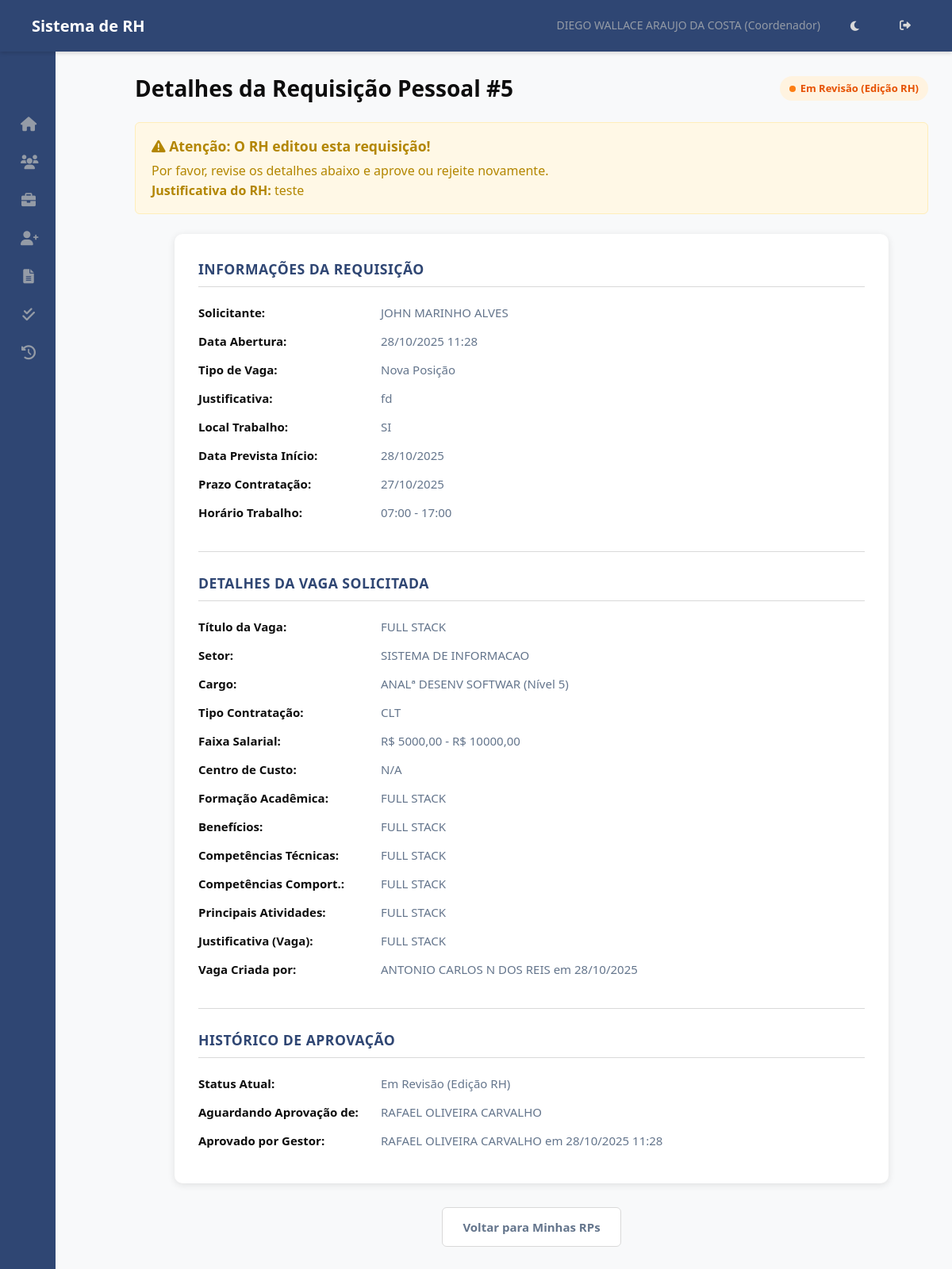
The app's page /rp/5/ (signed in), older data.
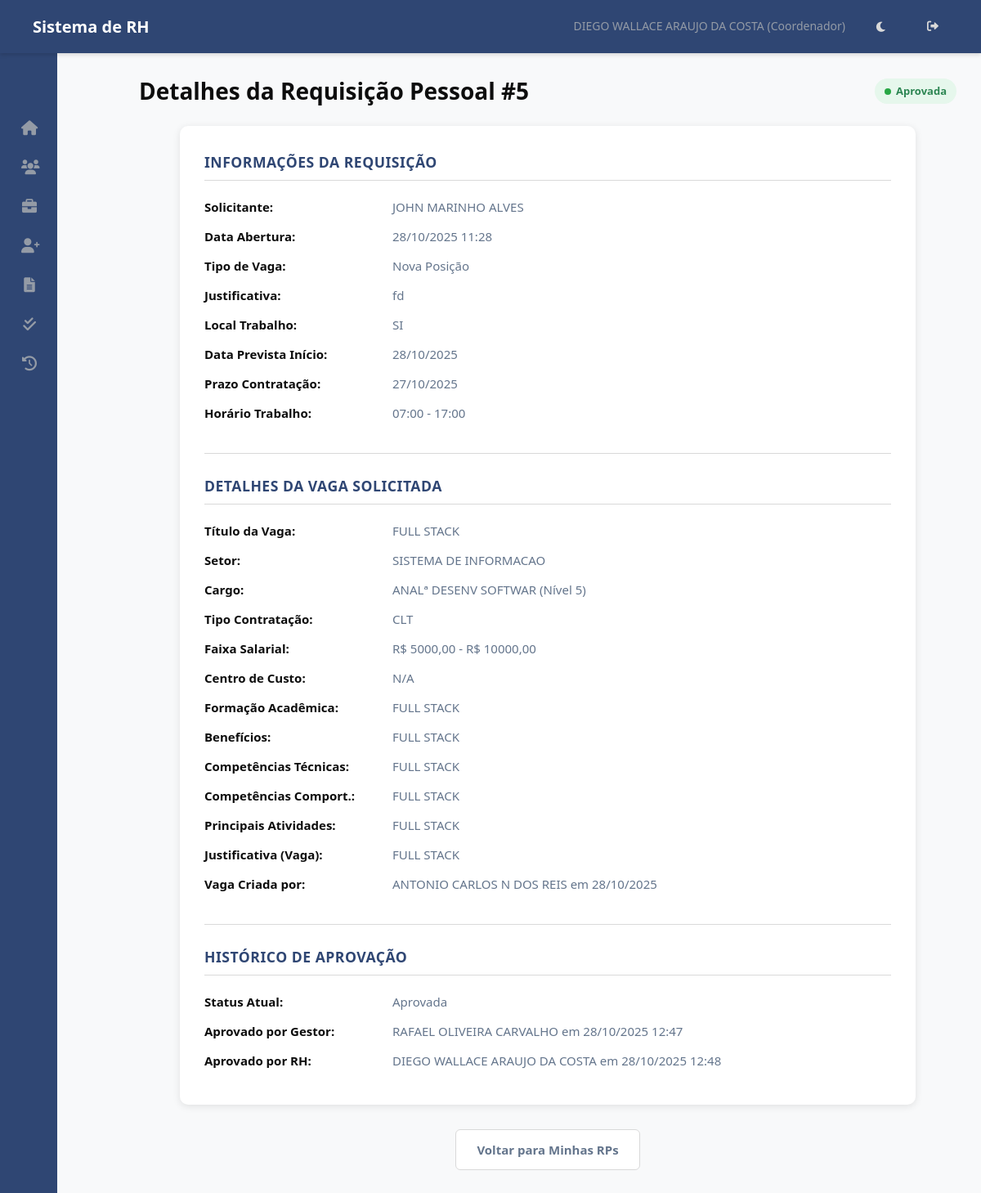
The same page, newer data.
### hierarquia/models.py (models this page shows, shortened)
class RequisicaoPessoal(models.Model):
    STATUS_RP_CHOICES = [
        ('pendente_gestor', 'Pendente Gestor/Coordenador'),
        ('pendente_rh', 'Pendente RH'),
        ('em_revisao_gestor', 'Em Revisão (Edição RH)'), # Novo status para o "vai-e-volta"
        ('aprovada', 'Aprovada'),
        ('rejeitada', 'Rejeitada'),
        ('cancelada', 'Cancelada'), # Mantido
    ]
    TIPO_VAGA_CHOICES = [
        ('nova', 'Nova Posição'),
        ('substituicao', 'Substituição'),
    ]
    MOTIVO_SUBSTITUICAO_CHOICES = [
        ('demissao', 'Demissão'),
        ('promocao', 'Promoção'),
        ('transferencia', 'Transferência'),
        ('aposentadoria', 'Aposentadoria'),
        ('termino_contrato', 'Término de Contrato'),
        ('outro', 'Outro'),
    ]
    vaga = models.ForeignKey(Vaga, on_delete=models.CASCADE, related_name='requisicoes', verbose_name="Vaga Solicitada")
    solicitante = models.ForeignKey(Funcionario, on_delete=models.PROTECT, related_name='rps_solicitadas', verbose_name="Solicitante")
    criado_em = models.DateTimeField(auto_now_add=True, verbose_name="Data de Abertura")
    atualizado_em = models.DateTimeField(auto_now=True)
    tipo_vaga = models.CharField(max_length=20, choices=TIPO_VAGA_CHOICES, default='nova', verbose_name="Tipo de Vaga")
    nome_substituido = models.CharField(max_length=200, blank=True, null=True, verbose_name="Nome do Substituído", help_text="Preencher se for Substituição.")
    motivo_substituicao = models.CharField(max_length=30, choices=MOTIVO_SUBSTITUICAO_CHOICES, blank=True, null=True, verbose_name="Motivo da Substituição")
    local_trabalho = models.CharField(max_length=200, blank=True, verbose_name="Local de Trabalho")
    data_prevista_inicio = models.DateField(null=True, blank=True, verbose_name="Data Prevista para Início")
    prazo_contratacao = models.DateField(null=True, blank=True, verbose_name="Prazo Limite para Contratação")
    horario_trabalho = models.CharField(max_length=100, blank=True, verbose_name="Horário de Trabalho")
    justificativa_rp = models.TextField(verbose_name="Justificativa da Contratação", help_text="Descreva a necessidade desta contratação.")
    status = models.CharField(max_length=30, choices=STATUS_RP_CHOICES, verbose_name="Status da Requisição") # Default será definido no save()
    aprovador_atual = models.ForeignKey(Funcionario, on_delete=models.SET_NULL, null=True, blank=True, related_name='rps_para_aprovar', verbose_name="Próximo Aprovador")
    justificativa_edicao_rh = models.TextField(blank=True, null=True, help_text="Justificativa da edição feita pelo RH para o gestor revisar.")
    observacao_rejeicao = models.TextField(blank=True, null=True, help_text="Motivo da rejeição final.")
    aprovado_por_gestor = models.ForeignKey(Funcionario, on_delete=models.SET_NULL, null=True, blank=True, related_name='+')
    data_aprovacao_gestor = models.DateTimeField(null=True, blank=True)
    aprovado_por_rh = models.ForeignKey(Funcionario, on_delete=models.SET_NULL, null=True, blank=True, related_name='+')
    data_aprovacao_rh = models.DateTimeField(null=True, blank=True)
    rejeitado_por = models.ForeignKey(Funcionario, on_delete=models.SET_NULL, null=True, blank=True, related_name='+')
    data_rejeicao = models.DateTimeField(null=True, blank=True)
    def save(self, *args, **kwargs):
        is_new = self._state.adding
        if is_new and not self.status: # Define SÓ se for novo e o status não estiver definido
            self.set_initial_approver()
        super().save(*args, **kwargs)
    class Meta:
        verbose_name = "Requisição Pessoal"
        verbose_name_plural = "Requisições Pessoais"
        ordering = ['-criado_em']

class Funcionario(models.Model):
    usuario = models.OneToOneField(User, on_delete=models.SET_NULL, null=True, blank=True, related_name='funcionario')
    nome = models.CharField(max_length=255)
    data_nascimento = models.DateField(blank=True, null=True)
    cpf = models.CharField(max_length=14, unique=True, validators=[cpf_validator])
    data_admissao = models.DateField()
    cargo = models.ForeignKey(Cargo, on_delete=models.PROTECT, related_name='funcionarios')
    setor_primario = models.ForeignKey(
        Setor,
        on_delete=models.PROTECT, # Protege contra exclusão de setor com funcionários
        related_name='funcionarios_primarios', # Nome para acesso reverso
        verbose_name='Setor Principal',
        null=True, # TEMPORARIAMENTE True para facilitar migração inicial, depois pode ser False
        blank=True # TEMPORARIAMENTE True
    )
    setores_responsaveis = models.ManyToManyField(
        Setor,
        related_name='responsaveis', # Permite Setor.responsaveis.all()
        blank=True, # Muitos funcionários não serão responsáveis por nenhum setor
        verbose_name='Setores Responsáveis'
    )
    centro_servico = models.ForeignKey(CentroServico, on_delete=models.SET_NULL, null=True, blank=True, related_name='funcionarios')
    ativo = models.BooleanField(default=True)
    criado_em = models.DateTimeField(auto_now_add=True)
    atualizado_em = models.DateTimeField(auto_now=True)
    class Meta:
        ordering = ['nome']
        verbose_name = 'Funcionário'
        verbose_name_plural = 'Funcionários'

class Vaga(models.Model):
    STATUS_CHOICES = [
        ('aberta', 'Aberta'),
        ('em_processo', 'Em Processo de Seleção'),
        ('congelada', 'Congelada'),
        ('fechada', 'Fechada'),
    ]
    TIPO_CONTRATACAO_CHOICES = [
        ('clt', 'CLT'),
        ('pj', 'PJ'),
        ('estagio', 'Estágio'),
        ('temporario', 'Temporário'),
        ('terceiro', 'Terceiro'),
    ]
    titulo = models.CharField(max_length=200, verbose_name="Título da Vaga/Cargo")
    setor = models.ForeignKey(Setor, on_delete=models.PROTECT, related_name='vagas', verbose_name="Setor da Vaga")
    cargo = models.ForeignKey(Cargo, on_delete=models.PROTECT, related_name='vagas', verbose_name="Cargo da Vaga")
    centro_custo = models.CharField(max_length=100, blank=True, verbose_name="Centro de Custo") # Adicionado
    tipo_contratacao = models.CharField(max_length=20, choices=TIPO_CONTRATACAO_CHOICES, default='clt', verbose_name="Tipo de Contratação")
    faixa_salarial_inicial = models.DecimalField(max_digits=10, decimal_places=2, null=True, blank=True, verbose_name="Faixa Salarial (Início)")
    faixa_salarial_final = models.DecimalField(max_digits=10, decimal_places=2, null=True, blank=True, verbose_name="Faixa Salarial (Fim)")
    requisitos_tecnicos = models.TextField(blank=True, verbose_name="Competências Técnicas")
    requisitos_comportamentais = models.TextField(blank=True, verbose_name="Competências Comportamentais")
    principais_atividades = models.TextField(blank=True, verbose_name="Principais Responsabilidades/Atividades")
    formacao_academica = models.TextField(blank=True, verbose_name="Formação Acadêmica") # Adicionado
    beneficios = models.TextField(blank=True, verbose_name="Benefícios") # Adicionado
    justificativa = models.TextField(verbose_name="Justificativa da Vaga (RH/DP)")
    status = models.CharField(max_length=20, choices=STATUS_CHOICES, default='aberta', verbose_name="Status da Vaga")
    criado_por = models.ForeignKey(Funcionario, on_delete=models.SET_NULL, null=True, related_name='vagas_criadas', verbose_name="Criado Por (RH/DP)")
    criado_em = models.DateTimeField(auto_now_add=True)
    atualizado_em = models.DateTimeField(auto_now=True)
    class Meta:
        verbose_name = "Vaga"
        verbose_name_plural = "Vagas"

class Setor(models.Model):
    nome = models.CharField(max_length=255, unique=True)
    descricao = models.TextField(blank=True, null=True)
    criado_em = models.DateTimeField(auto_now_add=True)
    atualizado_em = models.DateTimeField(auto_now=True)
    class Meta:
        ordering = ['nome']
        verbose_name = 'Setor'
        verbose_name_plural = 'Setores'

class Cargo(models.Model):
    NIVEL_CHOICES = [
        (1, 'Diretor'),
        (2, 'Gestor'),
        (3, 'Coordenador'),
        (4, 'Supervisor'),
        (5, 'ADM/Analista'), # E outros níveis operacionais
    ]
    nome = models.CharField(max_length=255, unique=True)
    nivel = models.IntegerField(choices=NIVEL_CHOICES)
    descricao = models.TextField(blank=True, null=True)
    criado_em = models.DateTimeField(auto_now_add=True)
    atualizado_em = models.DateTimeField(auto_now=True)
    class Meta:
        ordering = ['nivel', 'nome']
        verbose_name = 'Cargo'
        verbose_name_plural = 'Cargos'

### hierarquia/views.py (the view)
# urls.py: path('rp/<int:pk>/', views.RequisicaoPessoalDetailView.as_view(), name='detalhar_rp'), # Detalhes e botões Aprovar/Rejeitar
class RequisicaoPessoalDetailView(PodeAprovarMixin, DetailView): # Usa o Mixin de permissão
    model = RequisicaoPessoal
    template_name = 'rh/rp_detail.html'
    context_object_name = 'rp'
    def get_context_data(self, **kwargs):
        context = super().get_context_data(**kwargs)
        rp = self.object
        actionable_statuses = [
            'pendente_gestor',
            'pendente_rh',
            'em_revisao_gestor'
        ]
        context['pode_aprovar_rejeitar'] = (
            rp.aprovador_atual == self.funcionario_logado and
            rp.status in actionable_statuses  # Usamos 'in' em vez de 'startswith'
        )
        return context

### hierarquia/templatetags/rh_tags.py (called while the page is built)
@register.simple_tag
def is_rh_or_dp(funcionario):
    if funcionario and funcionario.setor_primario:
        if funcionario.setor_primario.nome.upper() in (s.upper() for s in RH_DP_SETORES):
            return True
    return False

### hierarquia/views.py (called while the page is built)
    def test_func(self):
        try:
            self.funcionario_logado = Funcionario.objects.get(usuario=self.request.user)
            return True
        except Funcionario.DoesNotExist:
            self.permission_denied_message = 'Não foi encontrado um perfil de funcionário associado ao seu usuário.'
            return False

    def test_func(self):
        if not super().test_func(): return False
        rp = self.get_object() # Pega a RP da DetailView ou UpdateView
        e_solicitante = (rp.solicitante == self.funcionario_logado)
        e_aprovador_atual = (rp.aprovador_atual == self.funcionario_logado)
        e_superior = False
        if rp.solicitante.cargo and self.funcionario_logado.cargo:
            e_superior = self.funcionario_logado.cargo.nivel < rp.solicitante.cargo.nivel
        return e_solicitante or e_aprovador_atual or e_superior or self.funcionario_logado.cargo.nivel == 1

### templates/rh/rp_detail.html (shortened to what the changed rows need)
{% extends 'base.html' %}
{% load static %}
{% block extra_css %}
    <link rel="stylesheet" href="{% static 'css/rh/rp_detail.css' %}">
{% endblock extra_css %}
{% block content %}
<div class="rp-detail-container">
    <div class="page-header">
        <h1>Detalhes da Requisição Pessoal #{{ rp.id }}</h1>
        <span class="status-badge status-{{ rp.status }}">{{ rp.get_status_display }}</span>
    </div>
    {% if rp.status == 'em_revisao_gestor' and rp.justificativa_edicao_rh %}
    <div class="alert-revisao-rh">
        <h4><i class="fas fa-exclamation-triangle"></i> Atenção: O RH editou esta requisição!</h4>
        <p>Por favor, revise os detalhes abaixo e aprove ou rejeite novamente.</p>
        <p><strong>Justificativa do RH:</strong> {{ rp.justificativa_edicao_rh|linebreaksbr }}</p>
    </div>
    {% endif %}
    <div class="card detail-card">
        <div class="detail-section">
            <div class="detail-item"><strong>Solicitante:</strong> <span>{{ rp.solicitante.nome }}</span></div>
            <div class="detail-item"><strong>Data Abertura:</strong> <span>{{ rp.criado_em|date:"d/m/Y H:i" }}</span></div>
            <div class="detail-item"><strong>Tipo de Vaga:</strong> <span>{{ rp.get_tipo_vaga_display }}</span></div>
            <div class="detail-item"><strong>Justificativa:</strong> <span class="pre-line">{{ rp.justificativa_rp|default:"Nenhuma" }}</span></div>
            <div class="detail-item"><strong>Local Trabalho:</strong> <span>{{ rp.local_trabalho|default:"Não informado" }}</span></div>
            <div class="detail-item"><strong>Data Prevista Início:</strong> <span>{{ rp.data_prevista_inicio|date:"d/m/Y"|default:"Não informada" }}</span></div>
            <div class="detail-item"><strong>Prazo Contratação:</strong> <span>{{ rp.prazo_contratacao|date:"d/m/Y"|default:"Não informado" }}</span></div>
            <div class="detail-item"><strong>Horário Trabalho:</strong> <span>{{ rp.horario_trabalho|default:"Não informado" }}</span></div>
        </div>
        <div class="detail-section">
            <div class="detail-item"><strong>Título da Vaga:</strong> <span>{{ rp.vaga.titulo }}</span></div>
            <div class="detail-item"><strong>Setor:</strong> <span>{{ rp.vaga.setor.nome }}</span></div>
            <div class="detail-item"><strong>Cargo:</strong> <span>{{ rp.vaga.cargo.nome }} (Nível {{ rp.vaga.cargo.nivel }})</span></div>
            <div class="detail-item"><strong>Tipo Contratação:</strong> <span>{{ rp.vaga.get_tipo_contratacao_display }}</span></div>
            <div class="detail-item"><strong>Faixa Salarial:</strong> <span>R$ {{ rp.vaga.faixa_salarial_inicial|default:"N/A" }} - R$ {{ rp.vaga.faixa_salarial_final|default:"N/A" }}</span></div>
            <div class="detail-item"><strong>Centro de Custo:</strong> <span>{{ rp.vaga.centro_custo|default:"N/A" }}</span></div>
            <div class="detail-item"><strong>Formação Acadêmica:</strong> <span class="pre-line">{{ rp.vaga.formacao_academica|default:"N/A" }}</span></div>
            <div class="detail-item"><strong>Benefícios:</strong> <span class="pre-line">{{ rp.vaga.beneficios|default:"N/A" }}</span></div>
            <div class="detail-item"><strong>Competências Técnicas:</strong> <span class="pre-line">{{ rp.vaga.requisitos_tecnicos|default:"N/A" }}</span></div>
            <div class="detail-item"><strong>Competências Comport.:</strong> <span class="pre-line">{{ rp.vaga.requisitos_comportamentais|default:"N/A" }}</span></div>
            <div class="detail-item"><strong>Principais Atividades:</strong> <span class="pre-line">{{ rp.vaga.principais_atividades|default:"N/A" }}</span></div>
            <div class="detail-item"><strong>Justificativa (Vaga):</strong> <span class="pre-line">{{ rp.vaga.justificativa|default:"N/A" }}</span></div>
            <div class="detail-item"><strong>Vaga Criada por:</strong> <span>{{ rp.vaga.criado_por.nome|default:"-" }} em {{ rp.vaga.criado_em|date:"d/m/Y" }}</span></div>
        </div>
        <div class="detail-section">
            <div class="detail-item"><strong>Status Atual:</strong> <span>{{ rp.get_status_display }}</span></div>
            {% if rp.status == 'rejeitada' %}
                <div class="detail-item"><strong>Rejeitado Por:</strong> <span>{{ rp.rejeitado_por.nome|default:"-" }} em {{ rp.data_rejeicao|date:"d/m/Y H:i"|default:"-" }}</span></div>
                <div class="detail-item"><strong>Observação:</strong> <span class="pre-line" style="color: #dc3545;">{{ rp.observacao_rejeicao|default:"-" }}</span></div>
            {% elif rp.aprovador_atual %}
                <div class="detail-item"><strong>Aguardando Aprovação de:</strong> <span>{{ rp.aprovador_atual.nome }}</span></div>
            {% endif %}
            {% if rp.aprovado_por_gestor %}
            <div class="detail-item"><strong>Aprovado por Gestor:</strong> <span>{{ rp.aprovado_por_gestor.nome }} em {{ rp.data_aprovacao_gestor|date:"d/m/Y H:i" }}</span></div>
            {% endif %}
            {% if rp.aprovado_por_rh %}
            <div class="detail-item"><strong>Aprovado por RH:</strong> <span>{{ rp.aprovado_por_rh.nome }} em {{ rp.data_aprovacao_rh|date:"d/m/Y H:i" }}</span></div>
            {% endif %}
        </div>
    </div>
</div>
{% endblock content %}

Row changes from the older to the newer data that the page shows:
changed RequisicaoPessoal "Nova Posição": status "Em Revisão (Edição RH)" → "Aprovada"; data_aprovacao_gestor "28/10/2025 11:28" → "28/10/2025 12:47"; aprovado_por_rh_id empty → 4170 (drawn); aprovado_por_rh.nome (not shown) → "DIEGO WALLACE ARAUJO DA COSTA"; data_aprovacao_rh (not shown) → "28/10/2025 12:48"; justificativa_edicao_rh "teste" → (not shown); aprovador_atual.nome "RAFAEL OLIVEIRA CARVALHO" → (not shown); aprovador_atual_id 6009 → empty (drawn)
Text that changed along with them:
text no longer shown: "Atenção: O RH editou esta requisição! Por favor, revise os detalhes abaixo e aprove ou rejeite novamente. Justificativa do RH: Aguardando Aprovação de:"
text now shown: "Aprovado por RH: em"
